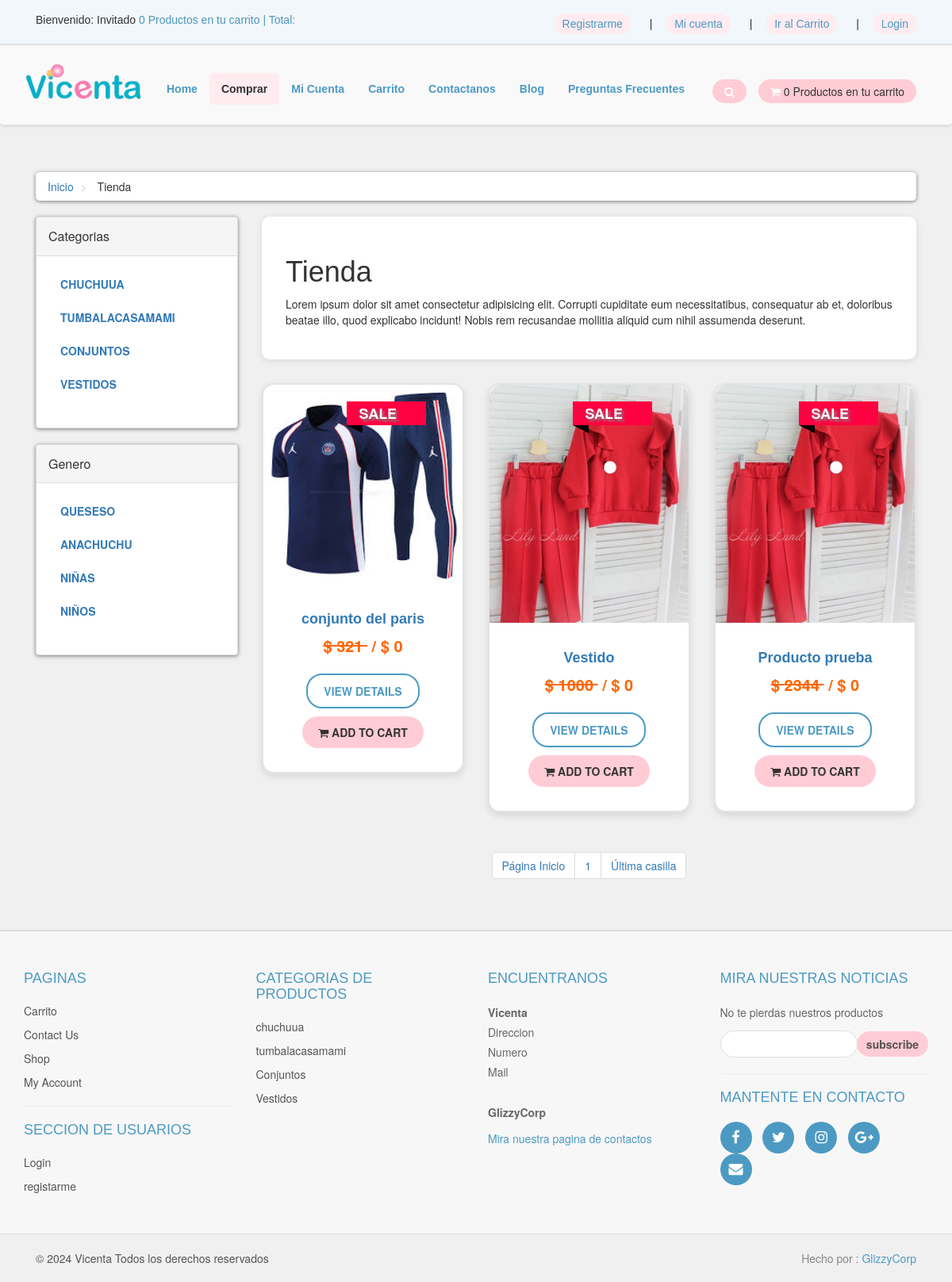
Page /tienda.php on the committed database.
### tables this page shows
CREATE TABLE `productos_categorias` (
  `p_cat_id` int(5) NOT NULL,
  `p_cat_titulo` text NOT NULL,
  `p_cat_desc` text NOT NULL,
  `activo` int(1) DEFAULT 1
);

CREATE TABLE `categorias` (
  `cat_id` int(5) NOT NULL,
  `cat_titulo` text NOT NULL,
  `cat_desc` text NOT NULL,
  `activo` int(1) DEFAULT 1
);

CREATE TABLE `productos` (
  `producto_id` int(6) NOT NULL,
  `p_cat_id` int(5) NOT NULL,
  `cat_id` int(5) NOT NULL,
  `date` timestamp NOT NULL DEFAULT current_timestamp() ON UPDATE current_timestamp(),
  `producto_titulo` text NOT NULL,
  `producto_img1` text NOT NULL,
  `producto_img2` text NOT NULL,
  `producto_img3` text NOT NULL,
  `producto_precio` int(5) NOT NULL,
  `producto_desc` text NOT NULL,
  `producto_keywords` text NOT NULL,
  `producto_etiqueta` text NOT NULL,
  `producto_oferta` int(5) NOT NULL,
  `activo` int(1) DEFAULT 1,
  `stock` int(4) NOT NULL
);

### tienda.php (the view, shortened to what this page needs)
<?php
include("includes/header.php");
?>
   <div id="content">
    <div class="container">
        <div class="col-md-12">
        <ul class="breadcrumb">
            <li>
                <a href="index.php">Inicio</a>
            </li>
            <li>
                Tienda
            </li>
        </ul>
        </div>
        <div class="col-md-3">
        <?php
             include("includes/sidebar.php");
        ?>
        </div>
            <div class="col-md-9">
                <?php
                if(!isset($_GET['p_cat'])){
                    if(!isset($_GET['cat'])){
                        echo "
                        <div class='box'>
                            <h1>Tienda</h1>
                            <p>
                                Lorem ipsum dolor sit amet consectetur adipisicing elit. Corrupti cupiditate eum necessitatibus, consequatur ab et, doloribus beatae illo, quod explicabo incidunt! Nobis rem recusandae mollitia aliquid cum nihil assumenda deserunt.
                            </p>
                        </div>
                        ";
                    }
                    }
                ?>
                <div class="row">
                <?php
                if(!isset($_GET['p_cat'])){
                    if(!isset($_GET['cat'])){
                        $per_page=6;
                        $get_products = "select * from productos ";
                        $run_products = mysqli_query($db,$get_products);
                        while($row_products=mysqli_fetch_array($run_products)){
                            $pro_id = $row_products['producto_id'];
                            $pro_title = $row_products['producto_titulo'];
                            $pro_price = $row_products['producto_precio'];
                            $pro_sale_price = $row_products['producto_oferta'];
                            $pro_img1 = $row_products['producto_img1'];
                            $pro_label = $row_products['producto_etiqueta'];
                            if($pro_label == "sale"){
                                $product_price = " <del> $ $pro_price </del> ";
                                $product_sale_price = "/ $ $pro_sale_price ";
                            }else{
                                $product_price = "  $ $pro_price  ";
                                $product_sale_price = "";
                            }
                            if($pro_label == ""){
                            }else{
                                $product_label = "
                                    <a href='#' class='label $pro_label'>
                                        <div class='theLabel'> $pro_label </div>
                                        <div class='labelBackground'>  </div>
                                    </a>
                                ";
                            }
                            echo "
                            <div class='col-md-4 col-sm-6 center-responsive'>
                                <div class='product'>
                                    <a href='details.php?pro_id=$pro_id'>
                                        <img class='img-responsive' src='admin_area/product_images/$pro_img1'>
                                    </a>
                                    <div class='text'>
                                        <h3>
                                            <a href='details.php?pro_id=$pro_id'>
                                                $pro_title
                                            </a>
                                        </h3>
                                        <p class='price'>
                                        $product_price &nbsp;$product_sale_price
                                        </p>
                                        <p class='button'>
                                            <a class='btn btn-default' href='details.php?pro_id=$pro_id'>
                                                View Details
                                            </a>
                                            <a class='btn btn-primary' href='details.php?pro_id=$pro_id'>
                                                <i class='fa fa-shopping-cart'></i> Add to Cart
                                            </a>
                                        </p>
                                    </div>
                                    $product_label
                                </div>
                            </div>
                            ";
                        }
                    }
                }
                ?>
            </div>
    <center>
        <ul class="pagination">
        <?php
        $query = "SELECT * FROM productos";
        $resultado = mysqli_query($con, $query);
        $total_rec = mysqli_num_rows($resultado);
        $total_pag = ceil($total_rec / $per_page);
        echo "
            <li>
                <a href='tienda.php?page=1'>Página Inicio</a>
            </li>
        ";
        for ($i = 1; $i <= $total_pag; $i++) {
            echo "
                <li>
                    <a href='tienda.php?page=".$i."'>".$i."</a>
                </li>
            ";
        }
        echo "
            <li>
                <a href='tienda.php?page=".$total_pag."'>Última casilla</a>
            </li>
        ";
        ?>
   </ul>
    </center>
          </div>
        </div>
    </div>
    <?php
    include("footer.php")
    ?>
</body>
</html>

### functions/functions.php (shortened to what this page needs)
<?php
$db = mysqli_connect("localhost","root","","vicentita");
function getPCats(){
    global $db;
    $get_p_cats = " SELECT * FROM productos_categorias";
    $run_p_cats = mysqli_query($db, $get_p_cats);
    while ($row_p_cats = mysqli_fetch_array($run_p_cats)) {
        $p_cat_id = $row_p_cats['p_cat_id'];
        $p_cat_titulo = $row_p_cats['p_cat_titulo'];
        echo "
            <li>
                <a href='tienda.php?p_cat=$p_cat_id'> $p_cat_titulo </a>
            </li>
            ";
    }
}
function getCats(){
    global $db;
    $get_cats = " SELECT * FROM categorias";
    $run_cats = mysqli_query($db, $get_cats);
    while ($row_cats = mysqli_fetch_array($run_cats)) {
        $cat_id = $row_cats['cat_id'];
        $cat_titulo = $row_cats['cat_titulo'];
        echo "
            <li>
                <a href='tienda.php?cat=$cat_id'> $cat_titulo </a>
            </li>
            ";
    }
}
function items() {
    global $db;
    if (isset($_SESSION['cliente_email'])) {
        $cliente_email = $_SESSION['cliente_email'];
        $get_cliente_id = "SELECT cliente_id FROM customer WHERE cliente_email = ?";
        if ($stmt = mysqli_prepare($db, $get_cliente_id)) {
            mysqli_stmt_bind_param($stmt, "s", $cliente_email);
            mysqli_stmt_execute($stmt);
            $result = mysqli_stmt_get_result($stmt);
            if (mysqli_num_rows($result) > 0) {
                $row = mysqli_fetch_assoc($result);
                $cliente_id = $row['cliente_id'];
                $get_items = "SELECT * FROM cart WHERE cliente_id = ?";
                if ($stmt_items = mysqli_prepare($db, $get_items)) {
                    mysqli_stmt_bind_param($stmt_items, "i", $cliente_id);
                    mysqli_stmt_execute($stmt_items);
                    $result_items = mysqli_stmt_get_result($stmt_items);
                    $cont_items = mysqli_num_rows($result_items);
                    echo $cont_items;
                    mysqli_stmt_close($stmt_items);
                } else {
                    echo "Error al preparar la consulta de productos.";
                }
            } else {
                echo "No se encontró el cliente en la base de datos.";
            }
            mysqli_stmt_close($stmt);
        } else {
            echo "Error al preparar la consulta para obtener el cliente_id.";
        }
    } else {
        echo "0";
    }
}

### footer.php (shortened to what this page needs)
<div id="footer">
    <div class="container">
        <div class="row">
            <div class="col-sm-6 col-md-3">
               <h4>Paginas</h4>
                <ul>
                    <li><a href="cart.php">Carrito</a></li>
                    <li><a href="contact.php">Contact Us</a></li>
                    <li><a href="tienda.php">Shop</a></li>
                    <li><a href="customer/my_account.php">My Account</a></li>
                </ul>
                <hr>
                <h4>Seccion de usuarios</h4>
                <ul>
                    <li><a href="Micuenta.php">Login</a></li>
                    <li><a href="customer_register.php">registarme</a></li>
                </ul>
            </div>
            <div class="com-sm-6 col-md-3">
                <h4>Categorias de productos</h4>
                <ul>
                <?php
                $get_p_cats = "select * from productos_categorias";
                    $run_p_cats = mysqli_query($con,$get_p_cats);
                    while($row_p_cats=mysqli_fetch_array($run_p_cats)){
                        $p_cat_id = $row_p_cats['p_cat_id'];
                        $p_cat_titulo = $row_p_cats['p_cat_titulo'];
                        echo "
                            <li>
                                <a href='shop.php?p_cat=$p_cat_id'>
                                    $p_cat_titulo
                                </a>
                            </li>
                        ";
                    }
                ?>
                </ul>
            </div>
            <div class="col-sm-6 col-md-3">
                <h4>Encuentranos</h4>
                <p>
                    <strong>Vicenta</strong>
                    <br/>Direccion
                    <br/>Numero
                    <br/>Mail
                    <br>
                    <br/><Strong>GlizzyCorp</Strong></a>
                </p>
                <a href="GlizzyUs.php">Mira nuestra pagina de contactos</a>
            </div>
            <div class="col-sm-6 col-md-3">
                <h4>Mira nuestras noticias</h4>
                <p class="text-muted">
                    No te pierdas nuestros productos
                </p>
                <form action="" method="post">
                    <div class="input-group">
                        <input type="text" class="form-control" name="email">
                        <span class="input-group-btn">
                            <input type="submit" value="subscribe" class="btn btn-default">
                        </span>
                    </div>
                </form>
                <hr>
                <h4>Mantente en contacto</h4>
                <p class="social">
                    <a href="#" class="fa fa-facebook"></a>
                    <a href="#" class="fa fa-twitter"></a>
                    <a href="#" class="fa fa-instagram"></a>
                    <a href="#" class="fa fa-google-plus"></a>
                    <a href="#" class="fa fa-envelope"></a>
                </p>
            </div>
        </div>
    </div>
</div>
<div id="copyright">
    <div class="container">
        <div class="col-md-6">
            <p class="pull-left">&copy; 2024 Vicenta Todos los derechos reservados</p>
        </div>
        <div class="col-md-6">
            <p class="pull-right">Hecho por : <a href="#">GlizzyCorp</a></p>
        </div>
    </div>
</div>

### rows in the picture
productos_categorias: p_cat_titulo "CHUCHUUA", p_cat_titulo "chuchuua"
productos_categorias: p_cat_titulo "TUMBALACASAMAMI", p_cat_titulo "tumbalacasamami"
productos_categorias: p_cat_titulo "CONJUNTOS", p_cat_titulo "Conjuntos"
productos_categorias: p_cat_titulo "VESTIDOS", p_cat_titulo "Vestidos"
categorias: cat_titulo "QUESESO"
categorias: cat_titulo "ANACHUCHU"
categorias: cat_titulo "NIÑAS"
categorias: cat_titulo "NIÑOS"
productos: producto_img1 (picture), producto_titulo "conjunto del paris", producto_precio "321", producto_oferta "/ $ 0", producto_etiqueta "SALE"
productos: producto_img1 (picture), producto_titulo "Vestido", producto_precio "1000", producto_oferta "/ $ 0", producto_etiqueta "SALE"
productos: producto_img1 (picture), producto_titulo "Producto prueba", producto_precio "2344", producto_oferta "/ $ 0", producto_etiqueta "SALE"
